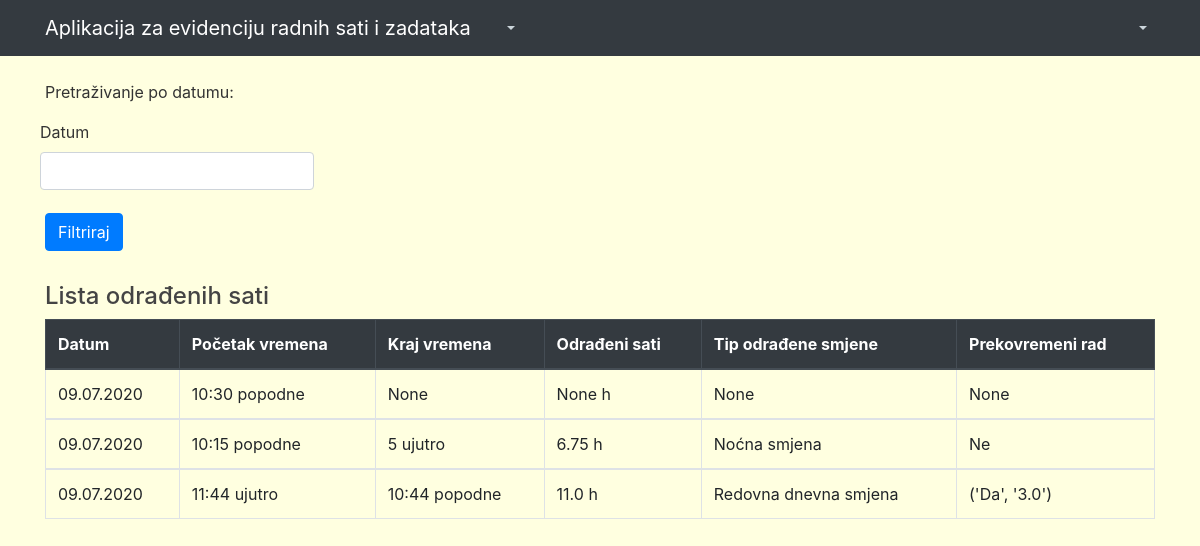
The app's page /osati (signed in) with its own data.
### app/models.py (models this page shows, shortened)
class OdradjeniSati(models.Model):
	datum = models.DateField(null= True, blank = True, auto_now_add=True)
	pvremena = models. TimeField(null= True, blank = True, verbose_name= 'Početak radnog vremena')
	kvremena = models. TimeField(null= True, blank = True, verbose_name= 'Kraj radnog vremena')
	korisnik = models.ForeignKey(User, on_delete=models.CASCADE ,null = True, blank = True,verbose_name = 'Korisnik' )
	class Meta:
		verbose_name_plural = "Odrađeni sati"
	def razlika(self):
		date_format = "%H:%M:%S"
		if self.pvremena != None and self.kvremena != None:
			time1 = datetime.strptime(str(self.pvremena), date_format)
			time2 = datetime.strptime(str(self.kvremena), date_format)
			difference = time2-time1
			diffe = difference.seconds / (60*60)
			diff = str(round(diffe,2))
			return diff
	def vrijeme(self):
		date_format = "%H:%M:%S"
		if self.pvremena != None and self.kvremena != None:
			time1 = datetime.strptime(str(self.pvremena), date_format)
			dtime1 = datetime.strptime('03:00:00', '%H:%M:%S')
			dtime2 = datetime.strptime('16:00:00', '%H:%M:%S')
			dtime3 = datetime.strptime('16:00:00', '%H:%M:%S')
			dtime5 = datetime.strptime('00:00:00', '%H:%M:%S')
			if time1 >= dtime1 and time1 <= dtime2:
				tip = 'Redovna dnevna smjena'
				return tip
			elif time1 >= dtime3 or time1 >= dtime5 and time1 <= dtime2:
				tip = 'Noćna smjena'
				return tip
	def prekovremeni(self):
		date_format = "%H:%M:%S"
		if self.pvremena != None and self.kvremena != None:
			time1 = datetime.strptime(str(self.pvremena), date_format)
			time2 = datetime.strptime(str(self.kvremena), date_format)
			difference = time2-time1
			diffe = difference.seconds / (60*60)
			if diffe > 8:
				diffe1 = diffe - 8
				diff2 = str(round(diffe1,2))
				prk = 'Da'
				return prk, diff2
			else:
				prk = 'Ne'
				return prk

### app/views.py (the view)
# urls.py: path('osati', views.PregledOSati.as_view(), name='osati-pregled'),
class PregledOSati(LoginRequiredMixin, ListView):
    model = OdradjeniSati
    template_name ='app/mojiosati.html'
    paginate_by = 10
    def get_queryset(self):
        return OdradjeniSati.objects.filter(korisnik=self.request.user).order_by('datum')
    def get_context_data(self, **kwargs):
        context = super().get_context_data(**kwargs)
        context ['filter'] = SFilter(self.request.GET, queryset= self.get_queryset())
        return context

### app/templates/app/mojiosati.html
{% extends "app/base.html" %}
{% load crispy_forms_tags %}
{% block content %}
<div class="input-group mb-3">
<div >
<p>Pretraživanje po datumu: </p>
  <form class = " form-row align-items-center" method ="GET" style="padding-bottom: 40px;">
<button type ="submit" id="mybutton" class = "btn btn-primary">Filtriraj</button>
{{filter.form|crispy}}
</form>
</div>
</div>
<div style="padding-top: 20px;">
  <h4>Lista odrađenih sati</h4>
  {% if odradjenisati_list %}
    <table class="table table-bordered">
       <thead class="thead-dark">
        <tr>
      <th scope="col">Datum</th>
      <th scope="col">Početak vremena</th>
      <th scope="col">Kraj vremena</th>
      <th scope="col">Odrađeni sati</th>
      <th scope="col">Tip odrađene smjene</th>
      <th scope="col">Prekovremeni rad</th>
      {%endif%}
        </tr>
      </thead>
  {% for odradjenisati in filter.qs %}
   <tbody>
      <td>{{odradjenisati.datum}}</td>
      <td>{{odradjenisati.pvremena}}</td>
      <td>{{odradjenisati.kvremena}}</td>
      <td>{{odradjenisati.razlika}} h</td>
      <td>{{odradjenisati.vrijeme}}</td>
      <td>{{odradjenisati.prekovremeni}}</td>
      </tbody>
      {% endfor %}
      </table>
</div>
{% endblock %}

### app/templates/app/base.html (shortened to what this page needs)
{% load static %}
<!DOCTYPE html>
<html>
<head>
    <link rel="stylesheet" href="https://stackpath.bootstrapcdn.com/bootstrap/4.5.0/css/bootstrap.min.css">
    <link href="https://unpkg.com/gijgo@1.9.13/css/gijgo.min.css" rel="stylesheet" type="text/css" />
    <link rel="stylesheet" type="text/css" href="{% static 'app/main.css' %}">
</head>
<!DOCTYPE html>
<html>
<head>
</head>
</html>
<body>
    <header class="site-header">
      <nav class="navbar navbar-expand-md navbar-dark bg-dark fixed-top">
        <div class="container">
          <a class="navbar-brand mr-4" href="{% url 'home' %}">Aplikacija za evidenciju radnih sati i zadataka </a>
          <div class="collapse navbar-collapse" id="navbarToggle">
            <div class="navbar-nav mr-auto">
                <li class="nav-item dropdown">
        <a class="nav-link dropdown-toggle" href="#" id="navbarDropdown" role="button" data-toggle="dropdown" aria-haspopup="true" aria-expanded="false">
        </a>
      </li>
            </div>
            <div class="navbar-nav">
               {% if user.is_authenticated %}
                <li class="nav-item dropdown">
        <a class="nav-link dropdown-toggle" href="#" id="navbarDropdown" role="button" data-toggle="dropdown" aria-haspopup="true" aria-expanded="false">
        </a>
              </li>
              {% else %}
                   <a class="nav-item nav-link" href="{% url 'login'%}?next={{request.path}}">Prijava</a>
              {% endif %}
            </div>
          </div>
        </div>
      </nav>
    </header>
    <main role="main" class="container">
      <div class="row">
        <div id= "mydiv" class="col-md-12">
          {% block content %}{% endblock %}
        </div>
          </div>
    </main>
</body>
</html>

### app/static/app/main.css (style rules this page uses)
body { background: #fafafa; color: #333333; margin-top: 5rem; }
h1, h2, h3, h4, h5, h6 { color: #444444; }
.site-header .navbar-nav .nav-link { color: #cbd5db; }
.btn { position: fixed; top: 45%; left: 50%; }
#mybutton { position: absolute; top: 80%; left: 0%; }

### app/templates/app/base.html (style rules this page uses)
body { background-color: #FFFFE0; }

### records on screen
OdradjeniSati: datum "09.07.2020", pvremena "10:30 popodne", kvremena "None", razlika "None", vrijeme "None", prekovremeni "None"
OdradjeniSati: datum "09.07.2020", pvremena "10:15 popodne", kvremena "5 ujutro", razlika "6.75", vrijeme "Noćna smjena", prekovremeni "Ne"
OdradjeniSati: datum "09.07.2020", pvremena "11:44 ujutro", kvremena "10:44 popodne", razlika "11.0", vrijeme "Redovna dnevna smjena", prekovremeni "('Da', '3.0')"
